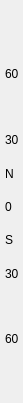
         <widget class="QFrame" name="frameLat">
          <property name="geometry">
           <rect>
            <x>810</x>
            <y>6</y>
            <width>23</width>
            <height>403</height>
           </rect>
          </property>
          <property name="font">
           <font/>
          </property>
          <property name="mouseTracking">
           <bool>true</bool>
          </property>
          <property name="frameShape">
           <enum>QFrame::NoFrame</enum>
          </property>
          <property name="frameShadow">
           <enum>QFrame::Plain</enum>
          </property>
          <widget class="QLabel" name="N60">
           <property name="geometry">
            <rect>
             <x>5</x>
             <y>66</y>
             <width>16</width>
             <height>16</height>
            </rect>
           </property>
           <property name="font">
            <font/>
           </property>
           <property name="mouseTracking">
            <bool>true</bool>
           </property>
           <property name="text">
            <string notr="true">60</string>
           </property>
          </widget>
          <widget class="QLabel" name="N30">
           <property name="geometry">
            <rect>
             <x>5</x>
             <y>132</y>
             <width>16</width>
             <height>16</height>
            </rect>
           </property>
           <property name="font">
            <font/>
           </property>
           <property name="mouseTracking">
            <bool>true</bool>
           </property>
           <property name="text">
            <string notr="true">30</string>
           </property>
          </widget>
          <widget class="QLabel" name="N0">
           <property name="geometry">
            <rect>
             <x>5</x>
             <y>199</y>
             <width>16</width>
             <height>16</height>
            </rect>
           </property>
           <property name="font">
            <font/>
           </property>
           <property name="mouseTracking">
            <bool>true</bool>
           </property>
           <property name="text">
            <string notr="true">0</string>
           </property>
          </widget>
          <widget class="QLabel" name="S30">
           <property name="geometry">
            <rect>
             <x>5</x>
             <y>266</y>
             <width>19</width>
             <height>16</height>
            </rect>
           </property>
           <property name="font">
            <font/>
           </property>
           <property name="mouseTracking">
            <bool>true</bool>
           </property>
           <property name="text">
            <string notr="true">30</string>
           </property>
          </widget>
          <widget class="QLabel" name="S60">
           <property name="geometry">
            <rect>
             <x>5</x>
             <y>331</y>
             <width>19</width>
             <height>16</height>
            </rect>
           </property>
           <property name="font">
            <font/>
           </property>
           <property name="mouseTracking">
            <bool>true</bool>
           </property>
           <property name="text">
            <string notr="true">60</string>
           </property>
          </widget>
          <widget class="QLabel" name="NN">
           <property name="geometry">
            <rect>
             <x>5</x>
             <y>166</y>
             <width>16</width>
             <height>16</height>
            </rect>
           </property>
           <property name="font">
            <font/>
           </property>
           <property name="mouseTracking">
            <bool>true</bool>
           </property>
           <property name="text">
            <string>N</string>
           </property>
          </widget>
          <widget class="QLabel" name="SS">
           <property name="geometry">
            <rect>
             <x>5</x>
             <y>232</y>
             <width>16</width>
             <height>16</height>
            </rect>
           </property>
           <property name="font">
            <font/>
           </property>
           <property name="mouseTracking">
            <bool>true</bool>
           </property>
           <property name="text">
            <string>S</string>
           </property>
          </widget>
         </widget>
